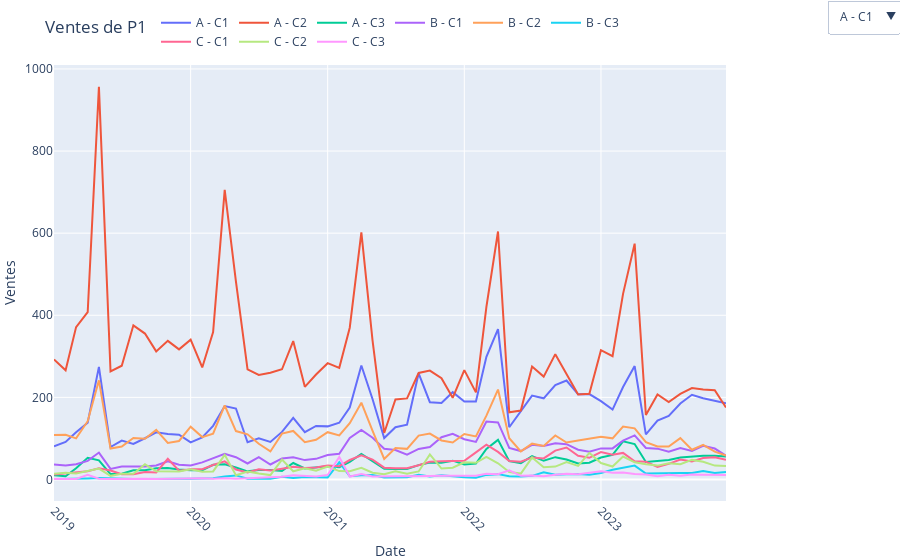
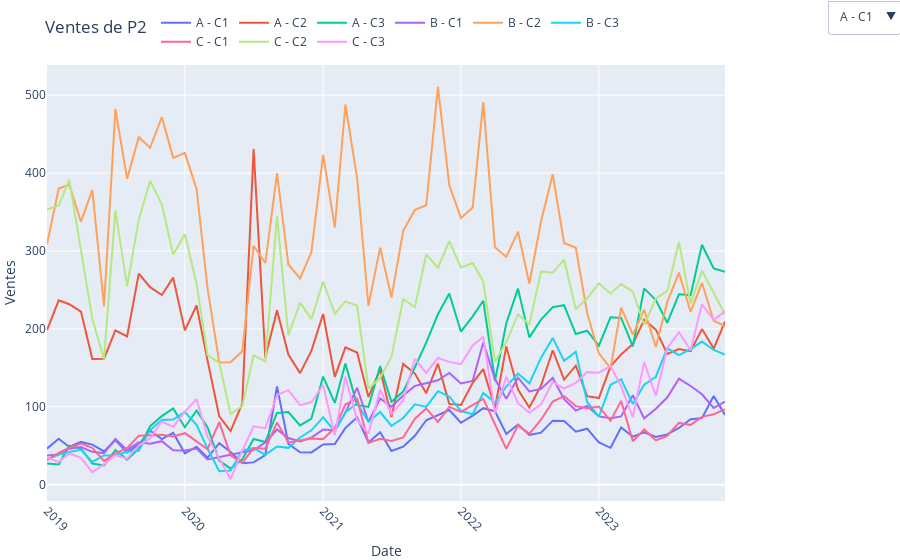
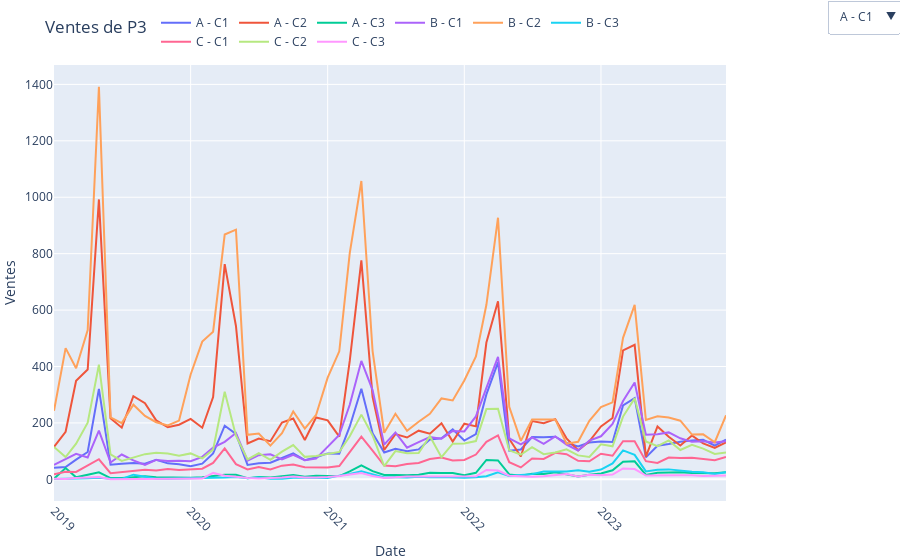

The cell these charts' notebook holds for them, in order:
### Markdown cell above
## Visualisation

### Code cell
# Parcourir les sous-familles
for sous_famille in df['Sous_famille'].unique():
    # Sélectionner les données de la sous-famille en cours
    ventes_sous_famille = df[df['Sous_famille'] == sous_famille]

    # Créer une nouvelle figure avec Plotly
    fig = go.Figure()

    # Parcourir les régions et les canaux pour ajouter des traces
    for region in ventes_sous_famille['Region'].unique():
        ventes_region = ventes_sous_famille[ventes_sous_famille['Region'] == region]
        for canal in ventes_region['Canal'].unique():
            ventes_canaux = ventes_region[ventes_region['Canal'] == canal]
            fig.add_trace(go.Scatter(
                x=ventes_canaux['date'], 
                y=ventes_canaux['ventes'], 
                mode='lines', 
                name=f'{region} - {canal}',
                visible=True  # Initial state
            ))

    # Créer des boutons pour la liste déroulante
    buttons = []
    for trace in fig.data:
        button = dict(
            method='update',
            label=trace.name,
            args=[{'visible': [t == trace for t in fig.data]},
                  {'title': f'Ventes de {sous_famille} - {trace.name}'}]
        )
        buttons.append(button)

    # Ajouter les boutons à la mise en page
    fig.update_layout(
        updatemenus=[dict(
            active=0,
            buttons=buttons,
            x=1.15,
            xanchor='left',
            y=1.15,
            yanchor='top'
        )]
    )

    # Ajouter une légende, un titre et des étiquettes d'axes
    fig.update_layout(
        title=f'Ventes de {sous_famille}',
        xaxis_title='Date',
        yaxis_title='Ventes',
        xaxis=dict(tickangle=45),
        legend=dict(orientation='h', yanchor='bottom', y=1.02, xanchor='right', x=0.75),
        margin=dict(l=0, r=0, t=50, b=0),
    )

    # Afficher la figure
    fig.show()
